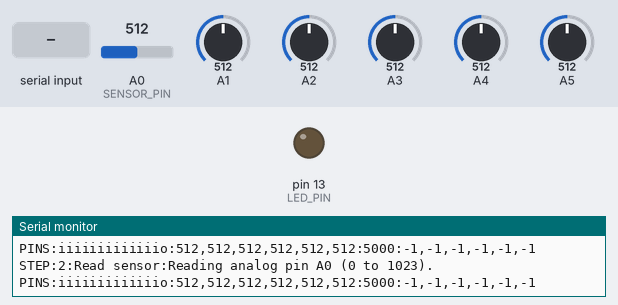
A sketch run on a simulated Arduino Uno, built with avr-gcc and run on an emulated ATmega328P. On the bench: output pins drawn as LEDs (lit = HIGH), the last lines printed to the serial monitor. Inputs (shaded band) come from the test bench; at power-on: A0 (SENSOR_PIN) = 512, A1 = 512, A2 = 512, A3 = 512, A4 = 512, A5 = 512.

Above: at 2.0 s.
2.1 s: A0 (SENSOR_PIN) set to 489
4.0 s: A1 set to 104
7.0 s: A1 set to 92
8.5 s: "L1\n" received over Serial
At 13.8 s:
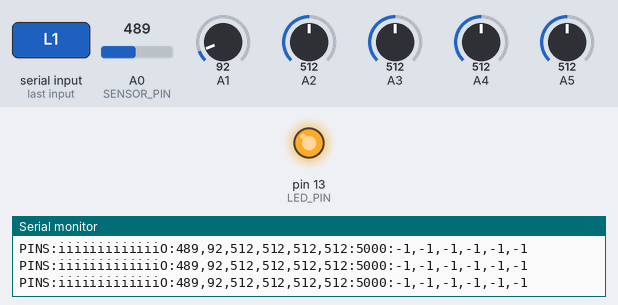
14.2 s: "AUTO\n" received over Serial
17.2 s: A2 set to 105
20.2 s: A2 set to 89
Timing chart, 0 to 22.7 s (numbered marks = the images above; inputs shaded):
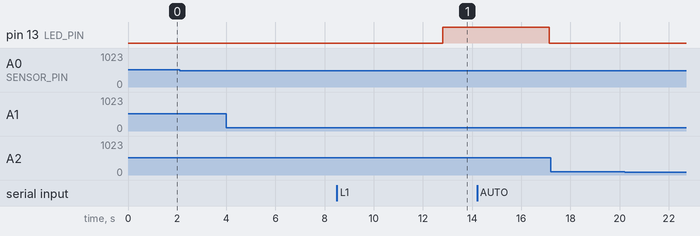

Measured:
- after the input at 8.5 s, pin 13 (LED_PIN): LOW → HIGH after 4.3 s
- after the input at 14.2 s, pin 13 (LED_PIN): HIGH → LOW after 2.9 s

The sketch:

uno_bench_example.ino
```cpp
// Example sketch for Uno Bench.
// Talks to the app using simple text lines:
//   STEP:<number>:<title>:<description>   -> shows in "What the code is doing"
//   VAL:<name>:<number>                   -> shows in "Live values"
// The app can send back: L1 (LED on), L0 (LED off), AUTO (LED follows sensor).

const int SENSOR_PIN = A0;
const int LED_PIN = 13;
const int THRESHOLD = 500;
const int STEP_DELAY = 800;   // slows each step so you can watch it. Set to 0 for full speed.
unsigned long lastPinReport = 0;

bool manual = false;
bool ledOn = false;

void reportPins();

void step(int id, const char* title, const char* desc) {
  Serial.print("STEP:");
  Serial.print(id);
  Serial.print(":");
  Serial.print(title);
  Serial.print(":");
  Serial.println(desc);
  unsigned long until = millis() + STEP_DELAY;
  while ((long)(until - millis()) > 0) {
    if (millis() - lastPinReport >= 200) reportPins();
    delay(10);
  }
}

// Sends the Uno's digital and analog pin state to the IDE dashboard.
void reportPins() {
  lastPinReport = millis();
  Serial.print("PINS:");
  for (int pin = 0; pin < 14; pin++) {
    if (pin == LED_PIN) Serial.print(ledOn ? 'O' : 'o');
    else Serial.print('i');
  }
  Serial.print(':');
  for (int pin = A0; pin <= A5; pin++) {
    if (pin > A0) Serial.print(',');
    Serial.print(analogRead(pin));
  }
  Serial.print(":5000:-1,-1,-1,-1,-1,-1\n");
}

void setup() {
  Serial.begin(9600);
  pinMode(LED_PIN, OUTPUT);
  step(0, "Starting up", "Serial opened at 9600 baud and pin 13 set as output.");
}

void loop() {
  if (millis() - lastPinReport >= 200) reportPins();
  step(1, "Check for commands", "Looking for a command from the computer.");
  while (Serial.available()) {
    String c = Serial.readStringUntil('\n');
    c.trim();
    if (c == "L1")        { manual = true;  ledOn = true; }
    else if (c == "L0")   { manual = true;  ledOn = false; }
    else if (c == "AUTO") { manual = false; }
    Serial.print("Got command: ");
    Serial.println(c);
  }

  step(2, "Read sensor", "Reading analog pin A0 (0 to 1023).");
  int v = analogRead(SENSOR_PIN);
  Serial.print("VAL:sensor:");
  Serial.println(v);

  step(3, "Decide", manual ? "Manual mode: ignoring the sensor."
                           : "Comparing the reading with the threshold of 500.");
  if (!manual) ledOn = (v > THRESHOLD);

  step(4, "Update LED", ledOn ? "Setting pin 13 HIGH (LED on)." : "Setting pin 13 LOW (LED off).");
  digitalWrite(LED_PIN, ledOn ? HIGH : LOW);

  step(5, "Wait", "Pausing before the next loop.");
  delay(200);
}
```
